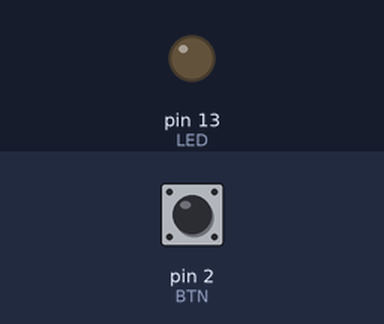
This sketch was run on a simulated Arduino Uno, built with avr-gcc and run on an emulated ATmega328P. Parts: output pins drawn as LEDs (lit = HIGH). The inputs (shaded band) are chosen by the test bench; at power-on: pin 2 (BTN) LOW.

Above: at 1.2 s.
1.3 s: pin 2 (BTN) pulled HIGH for 0.15 s
At 1.37 s:
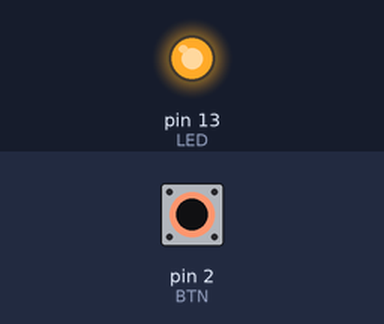
2.9 s: pin 2 (BTN) pulled HIGH for 3.2 s
At 7.3 s:
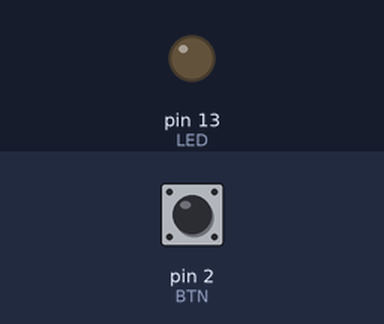
Timing chart, 0 to 8.8 s (numbered marks = the images above; inputs shaded):
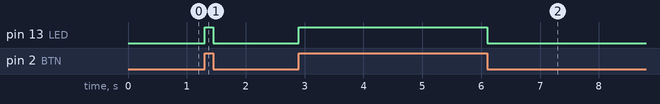

The sketch:

led_button.ino
```cpp
// กดปุ่มแล้วไฟติด
// ปุ่มต่อที่ขา 2 (มีตัวต้านทาน 10k ดึงลง GND) หลอด LED ต่อที่ขา 13 ผ่านตัวต้านทาน 220 โอห์ม

const int LED = 13;  // ขาที่ต่อหลอด LED
const int BTN = 2;   // ขาที่ต่อปุ่มกด

void setup() {
  pinMode(LED, OUTPUT);  // ขา LED เป็นขาส่งไฟออก
  pinMode(BTN, INPUT);   // ขาปุ่มเป็นขาอ่านค่า
}

void loop() {
  // อ่านค่าจากปุ่ม แล้วส่งค่าเดียวกันไปที่ LED
  // กดปุ่ม = HIGH = ไฟติด, ปล่อยปุ่ม = LOW = ไฟดับ
  digitalWrite(LED, digitalRead(BTN));
}
```

Measured:
- after the input at 1.3 s, pin 13 (LED): LOW → HIGH at once, → LOW 0.15 s later
- after the input at 2.9 s, pin 13 (LED): LOW → HIGH at once, → LOW 3.2 s later
